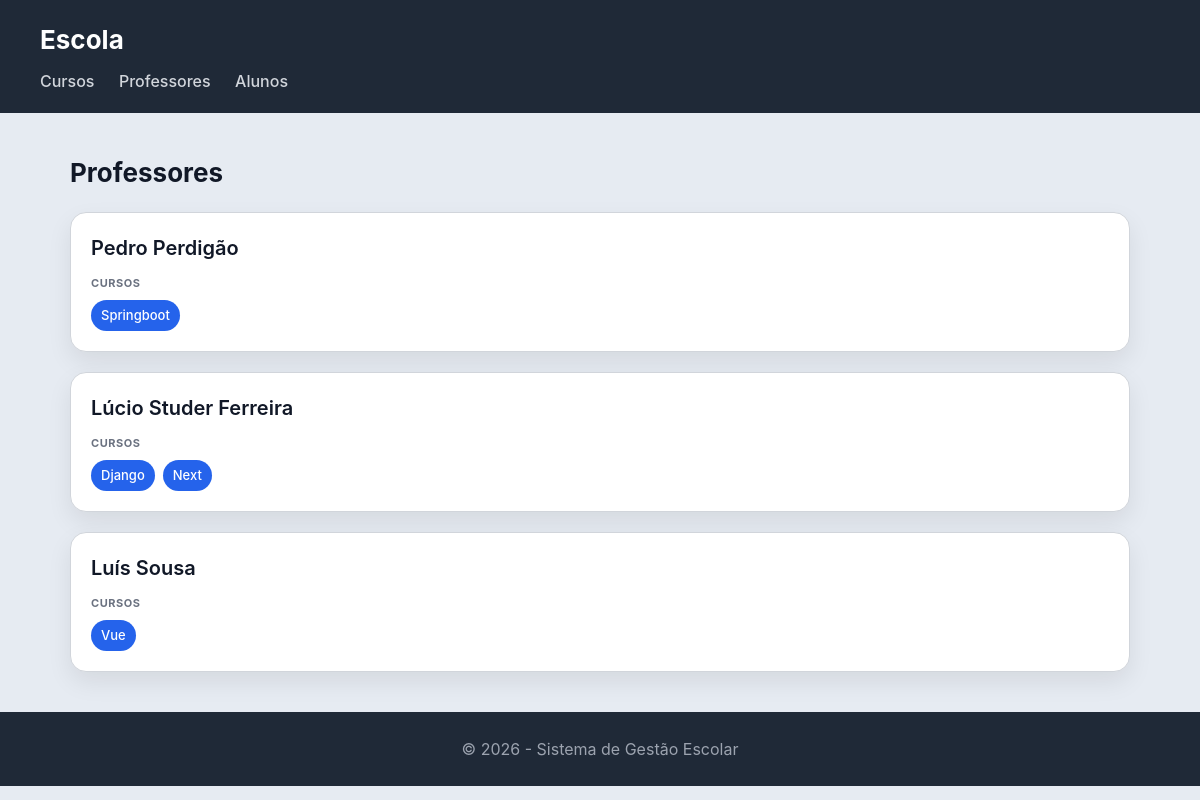
/escola/professores/, run on the app's committed database.
### escola/models.py (models this page shows, shortened)
class Professor(models.Model):
    nome = models.CharField(max_length=100)
    email = models.EmailField()

class Curso(models.Model):
    nome = models.CharField(max_length=100)
    imagem = models.ImageField(upload_to='cursos/')
    professor = models.ForeignKey(Professor, on_delete=models.CASCADE, related_name='cursos')
    alunos = models.ManyToManyField(Aluno, related_name='cursos')

### escola/views.py (the view)
# urls.py: path('professores/', views.professores_view, name="professores"),
def professores_view(request):
    professores = Professor.objects.prefetch_related('cursos').all()
    return render(request, 'escola/professores.html', {'professores': professores})

### escola/templates/escola/professores.html
{% extends "escola/base.html" %}
{% block content %}
<h2>Professores</h2>
<section>
    {% for professor in professores %}
    <article>
        <header>
            <h3>{{ professor.nome }}</h3>
            </header>
        <section>
            <h4>Cursos</h4> <ul>
                {% for curso in professor.cursos.all %}
                    <li>{{ curso.nome }}</li>
                {% empty %}
                    <li>Este professor ainda não tem cursos.</li>
                {% endfor %}
            </ul>
        </section>
    </article>
    {% endfor %}
</section>
{% endblock %}

### escola/static/escola/styles.css (style rules this page uses)
* { box-sizing: border-box; margin: 0; padding: 0; }
body { font-family: "Inter", "Segoe UI", system-ui, -apple-system, sans-serif; background: #e6ebf2; color: #111827; line-height: 1.5; }
h2 { margin-bottom: 20px; font-size: 26px; }
section > article { background: white; padding: 20px; border-radius: 16px; border: 1px solid #d1d5db; box-shadow: 0 10px 25px rgba(0,0,0,0.08); transition: all 0.25s ease; margin-bottom: 20px; }
article > header { margin-bottom: 12px; }
article > header > h3 { font-size: 20px; font-weight: 600; margin-bottom: 4px; }
article > section { margin-top: 10px; }
article > section > h4 { font-size: 11px; text-transform: uppercase; color: #6b7280; margin-bottom: 8px; letter-spacing: 0.05em; }
article > section > ul { list-style: none; display: flex; flex-wrap: wrap; gap: 8px; }
article > section > ul > li { background: #2563eb; color: white; padding: 6px 10px; border-radius: 999px; font-size: 13px; font-weight: 500; }

### data on the page
Professor: nome "Pedro Perdigão"
Curso: nome "Springboot"
Professor: nome "Lúcio Studer Ferreira"
Curso: nome "Django"
Curso: nome "Next"
Professor: nome "Luís Sousa"
Curso: nome "Vue"
